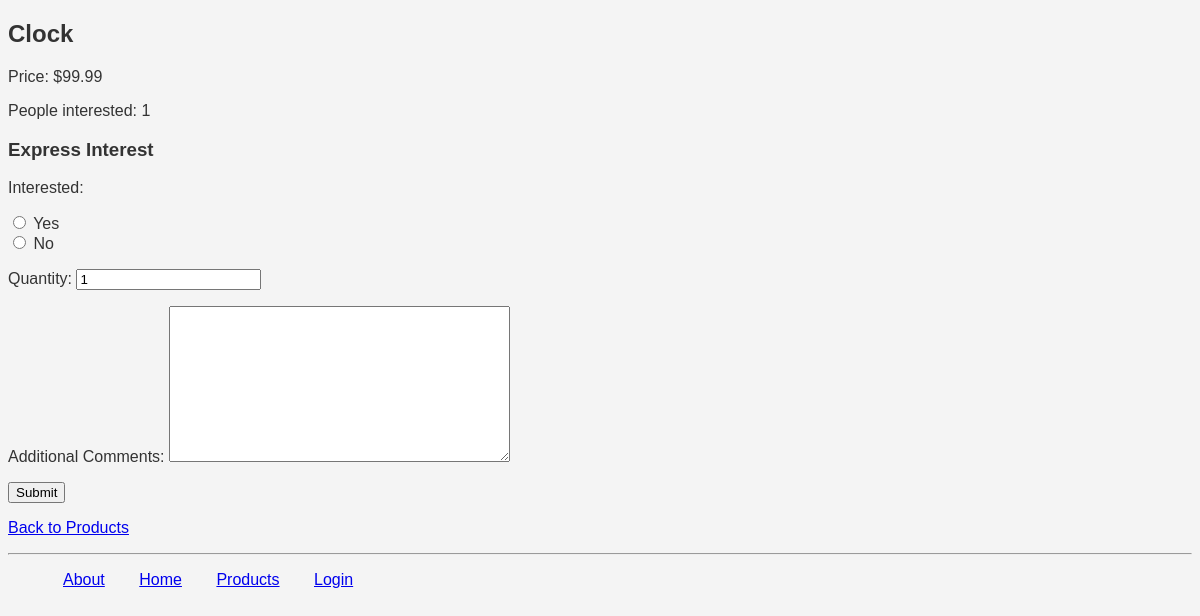
The app's page /myapp/products/1/ with its own data.
### myapp/models.py (models this page shows, shortened)
class Product(models.Model):
    category = models.ForeignKey(Category, related_name='products', on_delete=models.CASCADE)
    name = models.CharField(max_length=200)
    price = models.DecimalField(max_digits=10, decimal_places=2)
    stock = models.PositiveIntegerField(default=100)
    available = models.BooleanField(default=True)
    description = models.TextField(null=True, blank=True)
    interested = models.PositiveIntegerField(default=0)

### myapp/views.py (the view)
# urls.py: path('products/<int:prod_id>/', views.productdetail, name='productdetail'),  # Product Detail Page
def productdetail(request, prod_id):
    product = get_object_or_404(Product, id=prod_id)  # Get product or 404
    if request.method == 'POST':  # Form submitted
        form = InterestForm(request.POST)
        if form.is_valid():
            interested = form.cleaned_data['interested']
            if int(interested) == 1:  # If user selected "Yes"
                product.interested += 1  # Increment interest counter
                product.save()
            return redirect('myapp:index')  # Redirect to index page
    else:  # GET request
        form = InterestForm()  # Empty form
    return render(request, 'myapp/productdetail.html', {
        'product': product,
        'form': form,
        'available': product.available  # Pass if product is available
    })

### myapp/forms.py
class InterestForm(forms.Form):
    interested = forms.ChoiceField(
        widget=forms.RadioSelect,  # Yes/No radio buttons
        choices=[(1, 'Yes'), (0, 'No')]  # Values are 1 for Yes, 0 for No
    )
    quantity = forms.IntegerField(
        min_value=1,  # Must be at least 1
        initial=1,  # Default value is 1
        label='Quantity'
    )
    comments = forms.CharField(
        widget=forms.Textarea,  # Multi-line text box
        label='Additional Comments',
        required=False
    )

### myapp/templates/myapp/productdetail.html (shortened to what this page needs)
{% extends 'myapp/base.html' %}
{% block body_block %}
    <h2>{{ product.name }}</h2>
    <p>Price: ${{ product.price }}</p>
    <p>People interested: {{ product.interested }}</p>
    {% if available %}
        <h3>Express Interest</h3>
        <form method="post">
            {{ form.as_p }}
            <input type="submit" value="Submit">
        </form>
    {% else %}
        <p><strong>This product is currently unavailable.</strong></p>
    {% endif %}
    <p><a href="{% url 'myapp:products' %}">Back to Products</a></p>
{% endblock %}

### myapp/static/myapp/style.css (style rules this page uses)
body { background-color: #f4f4f4; color: #333; font-size: 16px; font-family: Arial, sans-serif; }

### records on screen
Product: name "Clock", price "99.99", interested "1"
